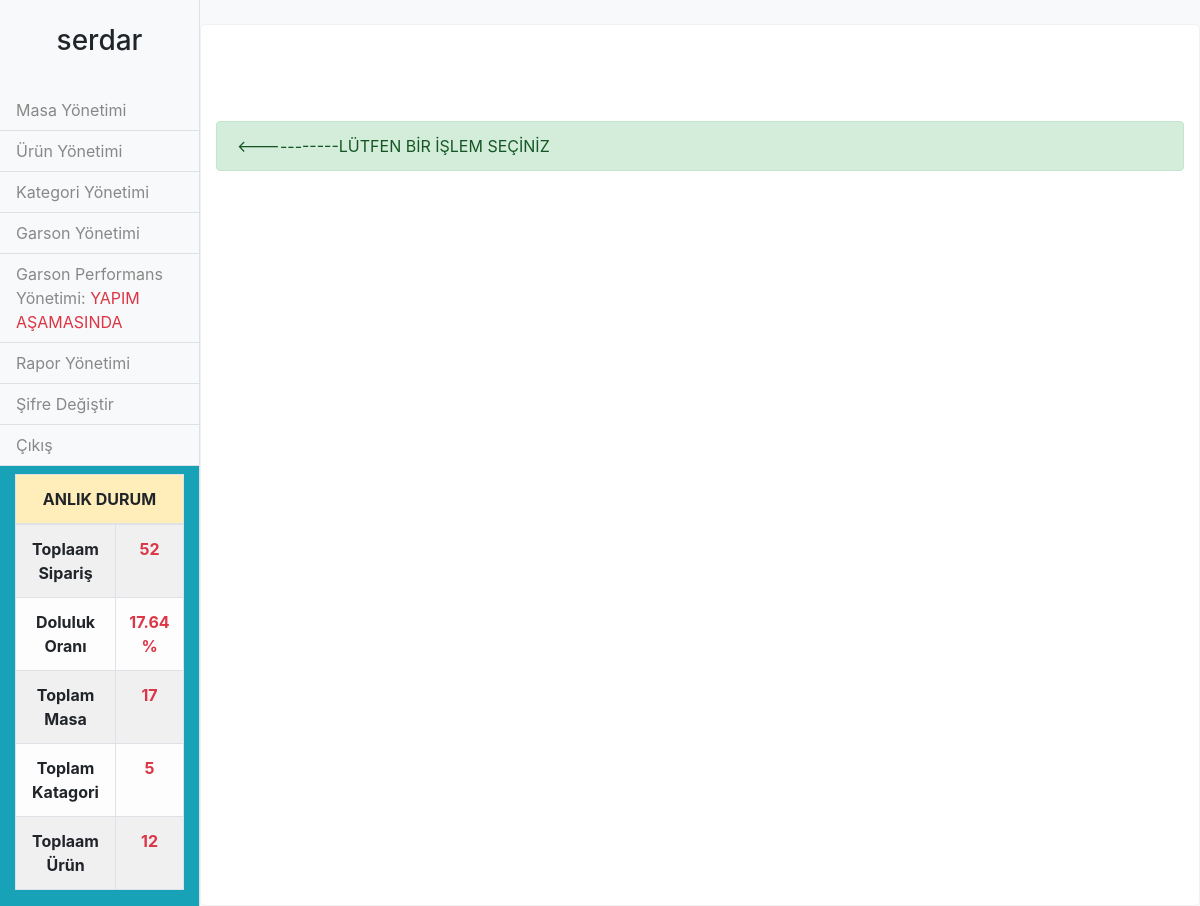
Before: /yon/control.php with the older database file.
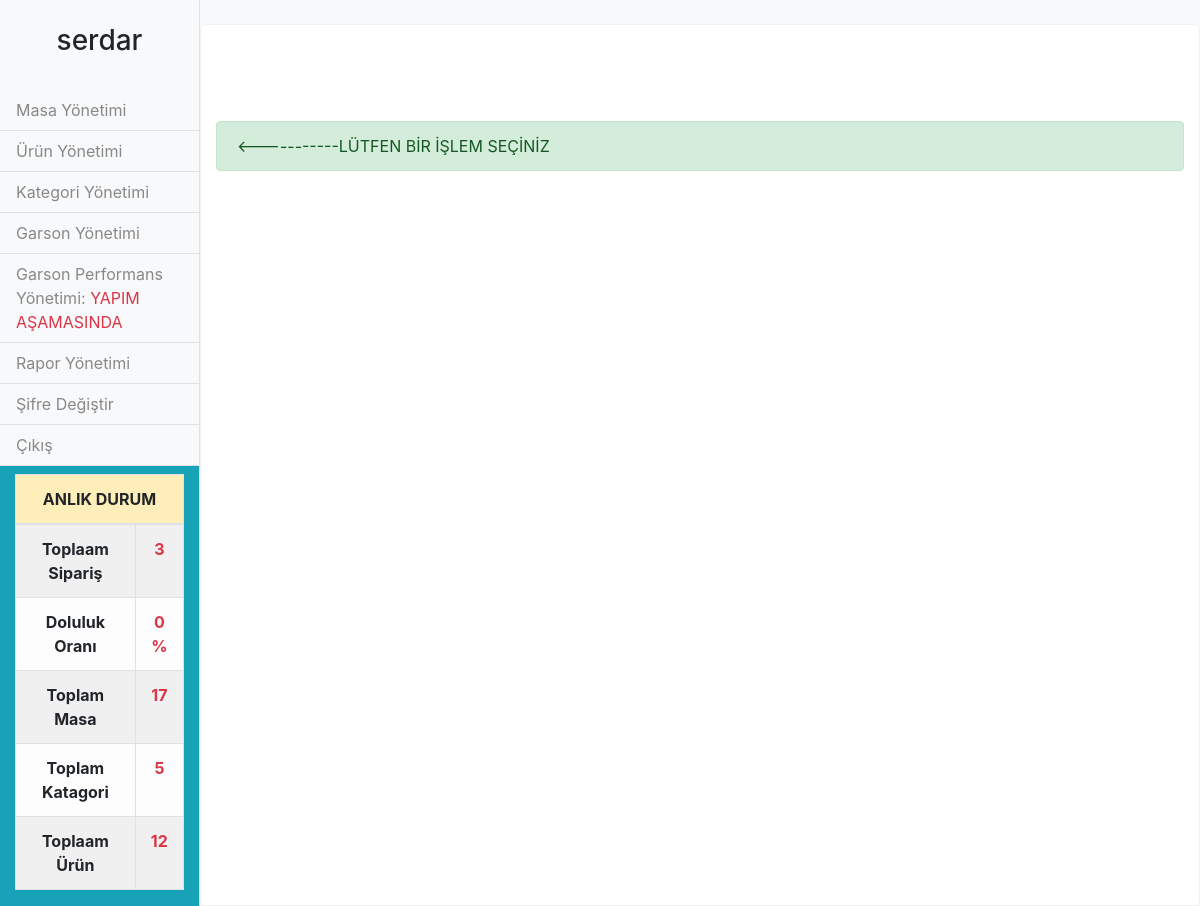
After: the same page with the newer database file.
### tables this page shows
CREATE TABLE `yonetim` (
  `id` int(11) NOT NULL AUTO_INCREMENT,
  `kulad` varchar(50) NOT NULL,
  `sifre` varchar(100) NOT NULL,
  PRIMARY KEY (`id`)
);

CREATE TABLE `doluluk` (
  `id` int(11) NOT NULL DEFAULT 1,
  `bos` int(11) NOT NULL DEFAULT 0,
  `dolu` int(11) NOT NULL DEFAULT 0
);

### yon/control.php (the view, shortened to what this page needs)
<!DOCTYPE html>
<?php
include_once("fonk/yonfok.php");
$yonclass= new yonetim;
$yonclass->cookcon($vt,2);
 ?>
<html lang="tr">
  <head>
    <link rel="stylesheet" href="../dosya/boost.css">
  </head>
  <body>
<div class="container-fluid bg-light">
  <div class="row row-fluid">
  <div class="col-md-2 border-right bg-info">
        <div class="row">
          <div class="col-md-12 bg-light p-4 mx-auto text-center font-weight-bold">
            <h3><?php echo $yonclass->kulad($vt); ?></h3>
          </div>
        </div>
        <div class="row">
          <div class="col-md-12 bg-light p-2 pl-3 border-bottom text-white">
            <a href="control.php?islem=masayon" id="lk">Masa Yönetimi </a>
          </div>
        </div>
        <div class="row">
          <div class="col-md-12 bg-light p-2 pl-3 border-bottom text-white">
            <a href="control.php?islem=urunyon" id="lk">Ürün Yönetimi</a>
          </div>
        </div>
        <div class="row">
          <div class="col-md-12 bg-light p-2 pl-3 border-bottom text-white">
            <a href="control.php?islem=katyon" id="lk">Kategori Yönetimi</a>
          </div>
        </div>
        <div class="row">
          <div class="col-md-12 bg-light p-2 pl-3 border-bottom text-white">
            <a href="control.php?islem=garsonyon" id="lk">Garson Yönetimi</a>
          </div>
        </div>
        <div class="row">
          <div class="col-md-12 bg-light p-2 pl-3 border-bottom text-white">
            <a href="control.php?islem=garsonper" id="lk">Garson Performans Yönetimi: <a class="text-danger">YAPIM AŞAMASINDA</a></a>
          </div>
        </div>
        <div class="row">
          <div class="col-md-12 bg-light p-2 pl-3 border-bottom text-white">
            <a href="control.php?islem=raporyon" id="lk">Rapor Yönetimi</a>
          </div>
        </div>
        <div class="row">
          <div class="col-md-12 bg-light p-2 pl-3 border-bottom text-white">
            <a href="control.php?islem=sifredegis" id="lk">Şifre Değiştir</a>
          </div>
        </div>
        <div class="row">
          <div class="col-md-12 bg-light p-2 pl-3 border-bottom text-white">
            <a href="control.php?islem=cikis" id="lk">Çıkış</a>
          </div>
        </div>
        <table class="table text-center table-light table-bordered mt-2 table-striped">
            <thead>
              <tr class="table-warning">
                <th scope="col" colspan="4">ANLIK DURUM</th>
              </tr>
            </thead>
            <tbody>
              <tr>
                <th scope="col" colspan="3">Toplaam Sipariş</th>
                <th scope="col" colspan="1" class="text-danger"><?php $yonclass->toplamUrunAdet($vt); ?></th>
              </tr>
              <tr>
                <th scope="col" colspan="3">Doluluk Oranı</th>
                <th scope="col" colspan="1" class="text-danger"><?php $yonclass->doluluk($vt); ?></th>
              </tr>
              <tr>
                <th scope="col" colspan="3">Toplam Masa</th>
                <th scope="col" colspan="1" class="text-danger"><?php $yonclass->toplam_masa($vt); ?></th>
              </tr>
              <tr>
                <th scope="col" colspan="3">Toplam Katagori</th>
                <th scope="col" colspan="1" class="text-danger"><?php $yonclass->toplam_katagori($vt); ?></th>
              </tr>
              <tr>
                <th scope="col" colspan="3">Toplaam Ürün</th>
                <th scope="col" colspan="1" class="text-danger"><?php $yonclass->toplam_urun($vt); ?></th>
              </tr>
            </tbody>
        </table>
  </div>
    <div class="col-md-10">
        <div class="row bg-light" id="div2">
          <div class="col-md-12 mt-4" id="div1">
            <?php
              @$islem=$_GET["islem"];
              switch ($islem) {
                default:
                  echo'
                    <br><br><br><br>
                    <div class="alert alert-success"><-----------LÜTFEN BİR İŞLEM SEÇİNİZ</div>';
                  break;
              }
             ?>
          </div>
        </div>
    </div>
  </div>
  </div>
  </body>
</html>

### yon/fonk/yonfok.php (shortened to what this page needs)
<?php
class yonetim{
private function genelsorgu($dv,$sorgu){
  $sorgum=$dv->prepare($sorgu);
  $sorgum->execute();
  return  $sorguson=$sorgum->get_result();
}
function kulad($db){
    $gelensonuc=$this->genelsorgu($db,"select * from yonetim")->fetch_assoc();
    return $gelensonuc["kulad"];
}
  ?>
  <?php
function toplamUrunAdet($vt){
   $gelensonuc=$this->genelsorgu($vt,"SELECT SUM(adet) FROM anliksiparis")->fetch_assoc();
   echo $gelensonuc["SUM(adet)"];
}
function toplam_masa($vt){
   $son=$this->genelsorgu($vt,"SELECT * FROM masalar")->num_rows;
   echo $son;
}
function toplam_katagori($vt){
   $son=$this->genelsorgu($vt,"SELECT * FROM kategori")->num_rows;
   echo $son;
}
function toplam_urun($vt){
   $son=$this->genelsorgu($vt,"SELECT * FROM urunler")->num_rows;
   echo $son;
}
function doluluk($vt){
  $veriler=$this->genelsorgu($vt,"SELECT * FROM doluluk")->fetch_assoc();
  $toplam= $veriler["bos"] + $veriler["dolu"];
  $oran = ($veriler["dolu"] / $toplam)*100;
  echo $oran=substr($oran,0,5). " %";
}
}
 ?>

### yon/control.php (style rules this page uses)
body { height:100%; width:100%; position:absolute; }
.container-fluid, .row-fluid { height:inherit; }
#lk:link, #lk:visited { color:#888; text-decoration:none; }
#div1 { background-color:#fff; border:1px solid #F1F1F1; border-radius:5px; }
#div2 { min-height:100%; background-color:#EEE; }

Changed rows visible on the page:
changed doluluk: dolu+bos "17.64 %" → "0 %"
Other visible differences:
$gelensonuc["SUM(adet)"]: "52" → "3"
